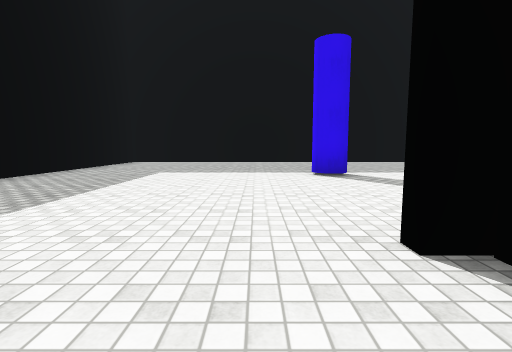
View 1 (above)

14 first-person views from a walk through a 3-D level made in the Unity game engine. The camera is 1.2 m above the floor, tilts 6° down and sees 85° across. The floor is counted in squares, 2 m on a side. Each view is taken from the middle of a square. On the plan, view 1 faces up. The plan holds only what a view shows up to about 9 squares ahead; the rest is blank. The place goes on beyond the plan. The player character is not drawn. Surface patterns are stand-ins for the level's own textures.

View 2
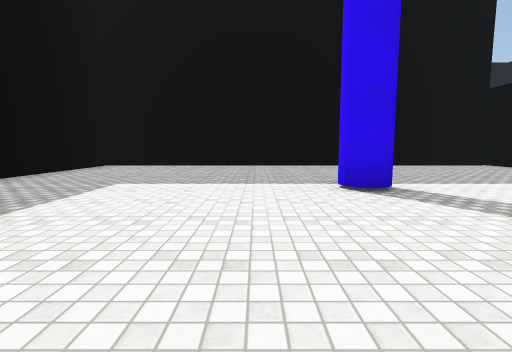

View 3
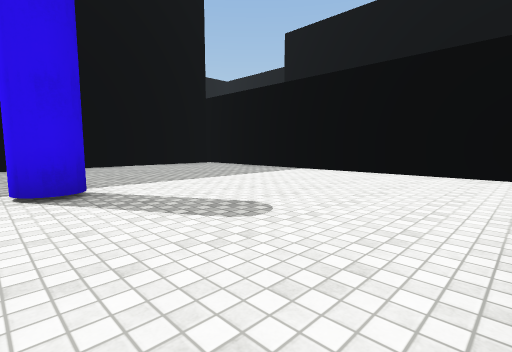

View 4
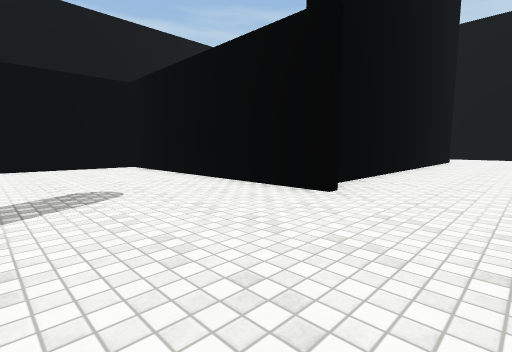

View 5
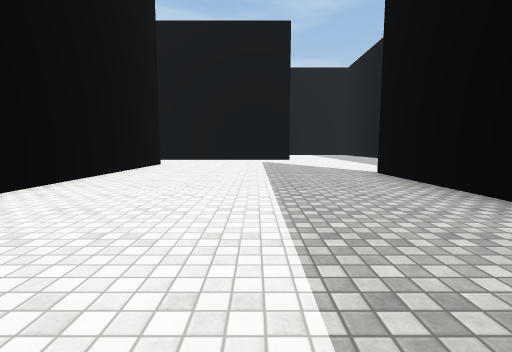

View 6
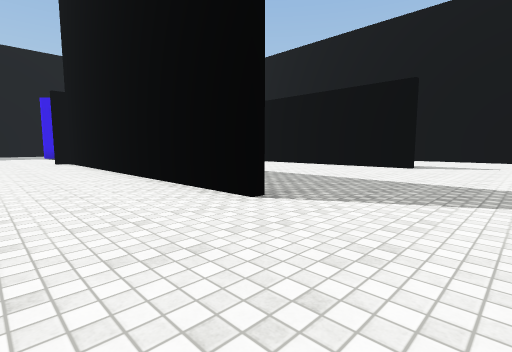

View 7
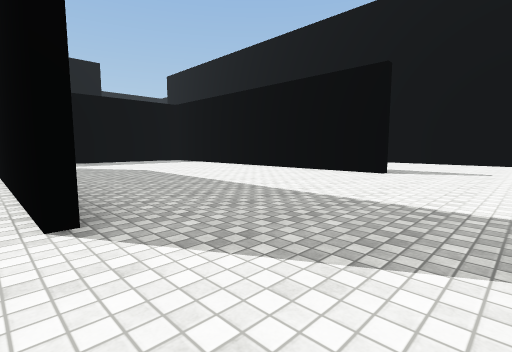

View 8
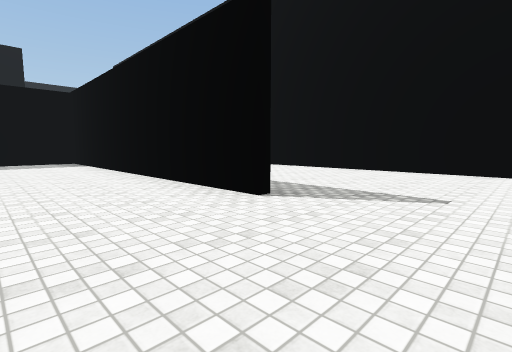

View 9
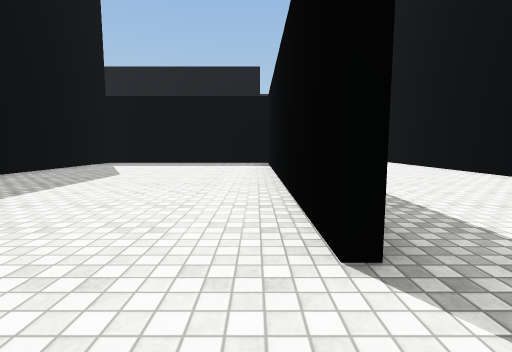

View 10
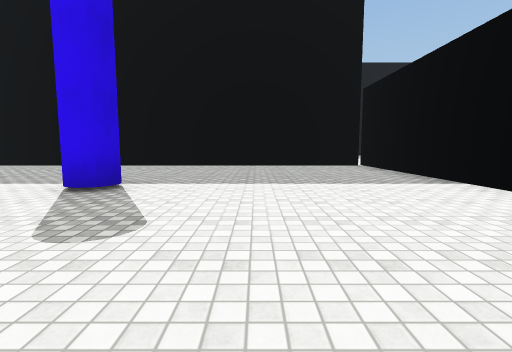

View 11
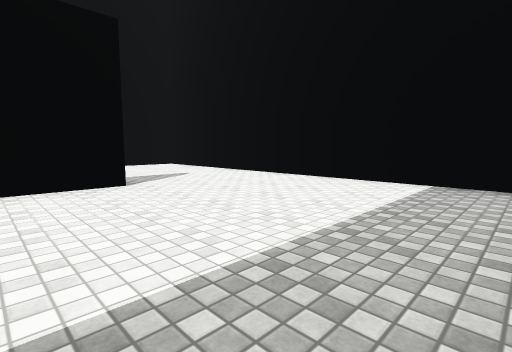

View 12
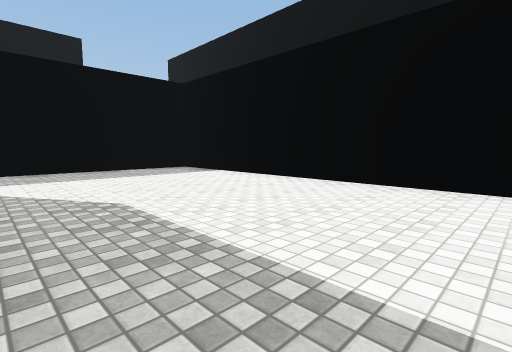

View 13
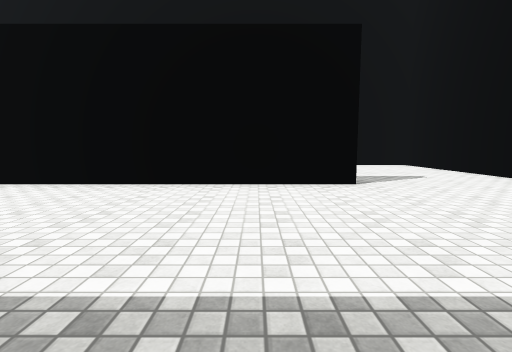

View 14
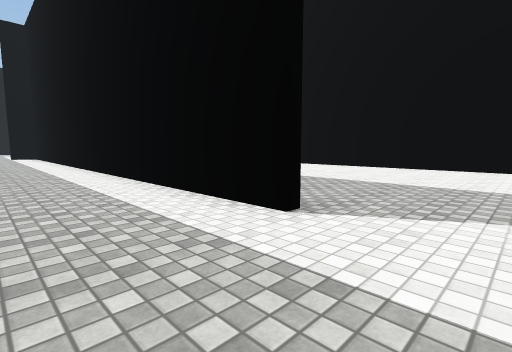

### Floor plan
Points are (right, up) in squares from view 1. A wall is a line through its corners. A room is listed if a view was taken in it or the views show most of it. See-through windows are left out.
Room 1 (views 1, 2, 3, 4, 5, 6, 7, 8, 9, 10, 11, 12, 13, 14)
walls: (1.5, 0.1) (1.5, -3.1); (3.5, 1.7) (7.4, 1.7) (7.4, 10.9) (-4.8, 10.9) (-4.8, 5.1); (-5, -0.8) (-5, 4.9); (-4.8, -2.9) (-4.8, -4.5); (1.3, -7.1) (1.3, 0.6); (7.4, -7.6) (7.4, 1.5) (3.2, 1.5); (5.8, -10.9) (12.1, -10.9); (12.1, -9.8) (12.1, 0.1)

Positions as (right, up) in squares from view 1, and headings:
1: (0, 0), facing up
2: (0, 2), facing up
3: (1, 2), facing up-right
4: (-1, 5), facing down-right
5: (-2, 2), facing down
6: (-1, -10), facing up-right
7: (1, -10), facing up-right
8: (5, -10), facing up-right
9: (7, -9), facing up
10: (4, 2), facing up
11: (3, -6), facing down-right
12: (3, -6), facing up-right
13: (3, -6), facing right
14: (-7, -6), facing up-right
